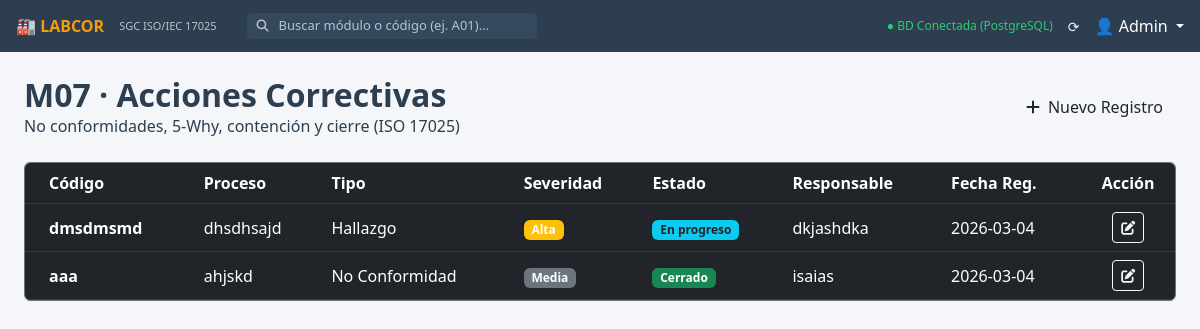
Page /m07/ on the earlier database version.
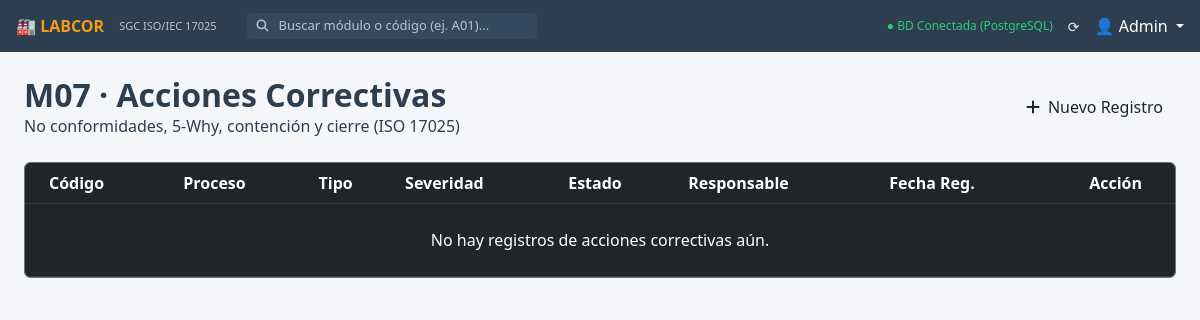
Same page on the later database version.
### m07_acciones_correctivas/models.py (models this page shows, shortened)
class AccionCorrectiva(models.Model):
    FUENTE_CHOICES = [
        ('Interna', 'Interna'), ('Cliente', 'Cliente'),
        ('Auditoría', 'Auditoría'), ('Proveedor', 'Proveedor'),
        ('Ensayo', 'Ensayo'), ('Otro', 'Otro')
    ]
    TIPO_CHOICES = [
        ('No Conformidad', 'No Conformidad'), ('Queja', 'Queja'),
        ('Hallazgo', 'Hallazgo'), ('Observación', 'Observación')
    ]
    SEVERIDAD_CHOICES = [
        ('Baja', 'Baja'), ('Media', 'Media'),
        ('Alta', 'Alta'), ('Crítica', 'Crítica')
    ]
    ESTADO_CHOICES = [
        ('Abierto', 'Abierto'), ('En progreso', 'En progreso'),
        ('Verificación', 'Verificación'), ('Cerrado', 'Cerrado')
    ]
    codigo = models.CharField(max_length=50, blank=True, null=True, verbose_name="Código")
    fuente = models.CharField(max_length=50, choices=FUENTE_CHOICES, default='Interna')
    tipo = models.CharField(max_length=50, choices=TIPO_CHOICES, default='No Conformidad')
    proceso = models.CharField(max_length=150)
    severidad = models.CharField(max_length=20, choices=SEVERIDAD_CHOICES, default='Media')
    estado = models.CharField(max_length=20, choices=ESTADO_CHOICES, default='Abierto')
    responsable = models.CharField(max_length=150, blank=True, null=True)
    fecha_objetivo = models.DateField(blank=True, null=True)
    creado_por = models.CharField(max_length=150, blank=True, null=True)
    revisado_por = models.CharField(max_length=150, blank=True, null=True)
    descripcion = models.TextField(verbose_name="Descripción (qué pasó)")
    evidencia = models.TextField(blank=True, null=True, verbose_name="Evidencia / Referencia")
    contencion = models.TextField(blank=True, null=True, verbose_name="Contención (acción inmediata)")
    correccion = models.TextField(blank=True, null=True, verbose_name="Corrección")
    why1 = models.CharField(max_length=255, blank=True, null=True, verbose_name="Why 1")
    why2 = models.CharField(max_length=255, blank=True, null=True, verbose_name="Why 2")
    why3 = models.CharField(max_length=255, blank=True, null=True, verbose_name="Why 3")
    why4 = models.CharField(max_length=255, blank=True, null=True, verbose_name="Why 4")
    why5 = models.CharField(max_length=255, blank=True, null=True, verbose_name="Why 5 (Causa raíz)")
    causa_raiz = models.CharField(max_length=255, blank=True, null=True)
    accion_correctiva = models.TextField(blank=True, null=True, verbose_name="Acción correctiva (plan)")
    verificacion = models.TextField(blank=True, null=True, verbose_name="Verificación")
    eficacia = models.TextField(blank=True, null=True, verbose_name="Eficacia")
    fecha_cierre = models.DateField(blank=True, null=True)
    fecha_registro = models.DateTimeField(auto_now_add=True)
    firma = models.TextField(blank=True, null=True, verbose_name="Firma Base64")

### m07_acciones_correctivas/views.py (the view)
# urls.py: path('', views.DashboardM07View.as_view(), name='m07_dashboard'),
class DashboardM07View(ListView):
    model = AccionCorrectiva
    template_name = 'm07_acciones_correctivas/dashboard.html'
    context_object_name = 'registros'
    ordering = ['-fecha_registro']

### m07_acciones_correctivas/templates/m07_acciones_correctivas/dashboard.html (shortened to what this page needs)
{% extends 'base.html' %}
{% block content %}
<div class="container-fluid p-0">
    <div class="d-flex justify-content-between align-items-center mb-4">
        <div>
            <h2 class="fw-bold m-0">M07 · Acciones Correctivas</h2>
            <p class="text-muted-custom m-0">No conformidades, 5-Why, contención y cierre (ISO 17025)</p>
        </div>
        <div>
            <a href="{% url 'm07_nuevo' %}" class="btn btn-primary-custom">
                <i class="fas fa-plus me-2"></i>Nuevo Registro
            </a>
        </div>
    </div>
    <div class="table-responsive rounded border border-secondary" style="background-color: var(--ui-surface);">
        <table class="table table-dark table-hover mb-0 align-middle">
            <thead>
                <tr>
                    <th class="text-muted-custom ps-4">Código</th>
                    <th class="text-muted-custom">Proceso</th>
                    <th class="text-muted-custom">Tipo</th>
                    <th class="text-muted-custom">Severidad</th>
                    <th class="text-muted-custom">Estado</th>
                    <th class="text-muted-custom">Responsable</th>
                    <th class="text-muted-custom">Fecha Reg.</th>
                    <th class="text-muted-custom text-center">Acción</th>
                </tr>
            </thead>
            <tbody>
                {% for nc in registros %}
                <tr>
                    <td class="ps-4 fw-bold text-accent">{{ nc.codigo|default:"S/C" }}</td>
                    <td>{{ nc.proceso }}</td>
                    <td>{{ nc.tipo }}</td>
                    <td>
                        <span class="badge {% if nc.severidad == 'Crítica' %}bg-danger{% elif nc.severidad == 'Alta' %}bg-warning{% else %}bg-secondary{% endif %}">
                            {{ nc.severidad }}
                        </span>
                    </td>
                    <td>
                        <span class="badge {% if nc.estado == 'Cerrado' %}bg-success{% elif nc.estado == 'Abierto' %}bg-primary{% else %}bg-info text-dark{% endif %}">
                            {{ nc.estado }}
                        </span>
                    </td>
                    <td>{{ nc.responsable|default:"-" }}</td>
                    <td class="text-muted-custom">{{ nc.fecha_registro|date:"Y-m-d" }}</td>
                    <td class="text-center">
                        <a href="{% url 'm07_editar' nc.id %}" class="btn btn-sm btn-outline-light">
                            <i class="fas fa-edit"></i>
                        </a>
                    </td>
                </tr>
                {% empty %}
                <tr>
                    <td colspan="8" class="text-center py-4 text-muted-custom">No hay registros de acciones correctivas aún.</td>
                </tr>
                {% endfor %}
            </tbody>
        </table>
    </div>
</div>
{% endblock %}

### templates/base.html (shortened to what this page needs)
{% load static %}
<!DOCTYPE html>
<html lang="es">
<head>
    <link href="https://cdn.jsdelivr.net/npm/bootstrap@5.3.0/dist/css/bootstrap.min.css" rel="stylesheet">
    <link rel="stylesheet" href="https://cdnjs.cloudflare.com/ajax/libs/font-awesome/6.4.0/css/all.min.css">
</head>
<body>
    <div class="topbar">
        <a href="{% url 'inicio' %}" class="topbar-brand">🏭 LABCOR</a>
        <span class="topbar-subtitle">SGC ISO/IEC 17025</span>
        <div class="search-container d-none d-md-flex">
            <i class="fas fa-search" style="color: #bdc3c7; font-size: 12px;"></i>
            <input type="text" id="searchInput" class="search-input" placeholder="Buscar módulo o código (ej. A01)...">
        </div>
        <div class="ms-auto d-flex align-items-center">
            <span style="font-size: 12px; color: #2ecc71; margin-right: 15px;">
                ● BD Conectada (PostgreSQL)
            </span>
            <span style="font-size: 14px; margin-right: 15px; cursor: pointer;">
                ⟳
            </span>
            <div class="dropdown">
                <a href="#" class="text-decoration-none text-white dropdown-toggle" data-bs-toggle="dropdown">
                    👤 {{ user.username|default:"Admin" }}
                </a>
            </div>
        </div>
    </div>
    <main class="main-content">
        {% block content %}
        {% endblock %}
    </main>
</body>
</html>

### templates/base.html (style rules this page uses)
:root { --bg-main: #f4f6f9; --bg-topbar: #2c3e50; --card-bg: #ffffff; --card-border: #dee2e6; --card-hover: #ebf5fb; --text-main: #2c3e50; }
body { background-color: var(--bg-main); color: var(--text-main); font-family: 'Segoe UI', system-ui, sans-serif; overflow-x: hidden; margin: 0; }
.topbar { background-color: var(--bg-topbar); height: 52px; position: fixed; top: 0; width: 100%; z-index: 1050; display: flex; align-items: center; padding: 0 16px; color: #ecf0f1; }
.topbar-brand { font-size: 16px; font-weight: bold; color: #f39c12; margin-right: 15px; text-decoration: none; }
.topbar-subtitle { font-size: 11px; color: #bdc3c7; margin-right: 30px; }
.search-container { display: flex; align-items: center; background-color: #34495e; border-radius: 4px; padding: 2px 10px; }
.search-input { background: transparent; border: none; color: white; outline: none; margin-left: 8px; width: 250px; font-size: 13px; }
.search-input::placeholder { color: #bdc3c7; }
.main-content { margin-left: 0; margin-top: 52px; padding: 24px; min-height: calc(100vh - 52px); }

Differences in the rows shown:
removed AccionCorrectiva: codigo "dmsdmsmd", proceso "dhsdhsajd", tipo "Hallazgo", severidad "Alta", estado "En progreso", responsable "dkjashdka", fecha_registro "2026-03-04"
removed AccionCorrectiva: codigo "aaa", proceso "ahjskd", tipo "No Conformidad", severidad "Media", estado "Cerrado", responsable "isaias", fecha_registro "2026-03-04"
Other differences:
text now shown: "No hay registros de acciones correctivas aún."
